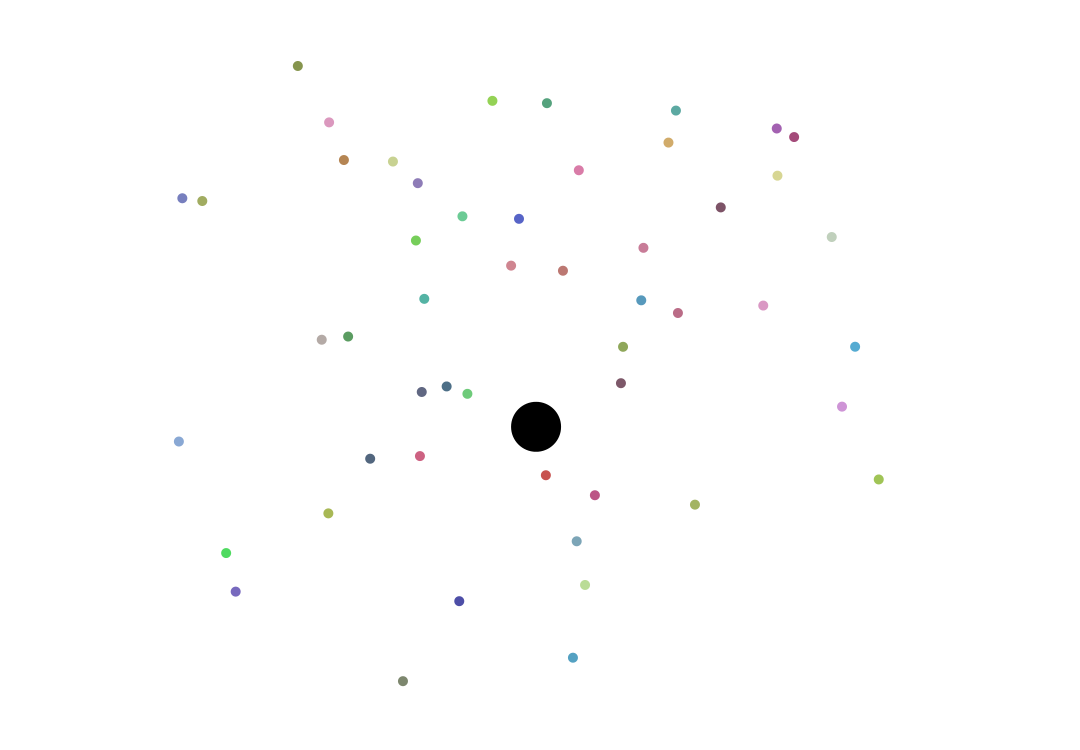
Frame 1 (no input)
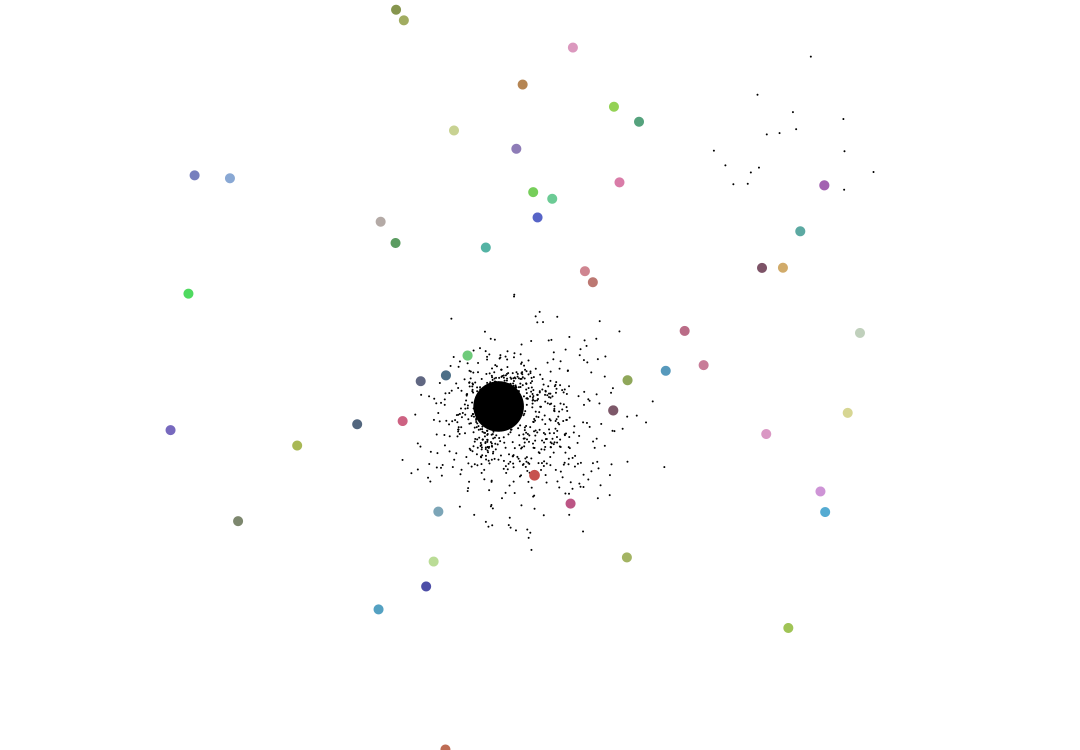
Frame 60 (the mouse pressed at the canvas centre just before this capture)
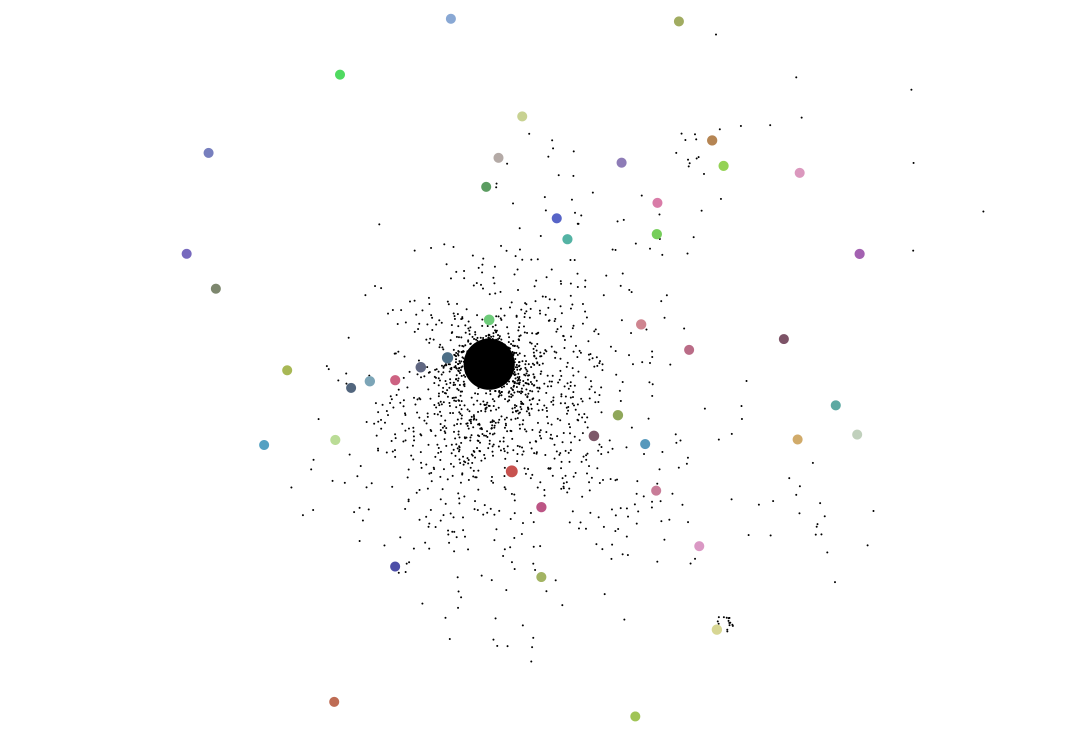
Frame 120 (the mouse held since frame 60 and released just before this capture)

The Processing sketch that drew these frames (run headless with seeded random() and noise(); from frame 60 on, the mouse is pressed at the canvas centre):

// Processing sketch: MultipleAgentsonAgents
// ── MultipleAgentsonAgents.pde
//Set Color Values: fill(r,g,b)
float white = 255;
float black = 0;

//Sun Energy
float startingEnergy = 50;
float maxSunEnergy = 75;

float upperBound = 150;
float lowerBound = 50;
//Smaller planet's energy
float planetDefault = 10;

// NEW
float planetsToStart = random(35,60);
float lowerPlanetRadius = 75;
float upperPlanetRadius = 400;

//Casting an Arraylist as the class, calling emits to create new list
ArrayList<emitter> emitterList = new ArrayList();
// NEW

ArrayList<planetAgent> planetList = new ArrayList();

// Custom arctan function
float arctan(float x, float y) {
  if (x > 0 && y < 0) return atan(y/x);
  if (x > 0 && y > 0) return 2*PI - atan(-y/x);
  if (x < 0 && y < 0) return PI + atan(y/x);
  else return PI + atan(y/x);
}
/////////////////////////////////////////////////////////////////////////////////////////////////////
//---------------------------------------------------------------------------------------------------
/////////////////////////////////////////////////////////////////////////////////////////////////////

//SunAgent
class sunAgent{
  //Setting the amount of particles it can have
  float radius;
  float planetSpeed;
  float sunCurrentEnergy;
  boolean goodColor;
  float x;
  float y;
  
  //Constructor for the class
  sunAgent(){
    //Setting the global to the current energy, and only changing the Current variable
    this.sunCurrentEnergy = startingEnergy;
    this.goodColor = false;        
    float angle = random(2*PI);
    float CX = cos(angle);
    float SX = sin(angle);
    this.radius = (upperBound - lowerBound)/planetsToStart + lowerBound;
    this.x = this.radius*CX;
    this.y = this.radius*SX;
    this.planetSpeed = random(0.001,0.015);
     
  }
  void update(){
   //CONDITIONS
   //Capturing radius as the starting energy
   // grow condition is when mouse is pressed and inside
    float angle = arctan(this.x, this.y);
    this.x = this.radius*cos(angle + planetSpeed);
    this.y = this.radius*sin(angle + planetSpeed);
     
     if (pow(this.x+width/2,2)+pow(this.y+height/2,2) <= pow(this.sunCurrentEnergy, 2)/4) this.sunCurrentEnergy /= 1.03;
     
     else this.sunCurrentEnergy += 0.01;
     int numToEmit = floor(sunCurrentEnergy / 4);
     //new instance of emitter added to list
     //starting at 0, but adding a size of +1 to start at 1, when moving though, need to change indexes after that in the list
     for (int i = 0; i < numToEmit; i++) emitterList.add(new emitter(this.x+width/2, this.y+height/2, this.sunCurrentEnergy/2));
    
     // check to see if hit by emitters for Super(tm) sun punish!
     for (int i = 0; i < emitterList.size(); i++) {
      emitter tmp = emitterList.get(i);
      if (pow(tmp.x, 2) + pow(tmp.y, 2) <= pow(this.sunCurrentEnergy, 2)) {
        emitterList.remove(i);
      }
     }
   
   
      // Lets punish when the sun isnt a good color
   if (goodColor) {
     // flag to seeing if sun is hit while good color (multiplicity is ignored)
     boolean tmpFlag = false;
     for (int i = 0; i < emitterList.size(); i++) {
      emitter tmp = emitterList.get(i);
      if (pow(tmp.x, 2) + pow(tmp.y, 2) <= pow(this.sunCurrentEnergy,2)) {
        emitterList.remove(i);
        tmpFlag = true;
      }
     }
   }

   
  }
  void draw(){
    //color change
    if (goodColor) fill(white,white,white,white);
    //starting color is black
    else fill(black,black,black);
    ellipse(this.x+width/2,this.y+height/2,this.sunCurrentEnergy,this.sunCurrentEnergy);
    fill(white,white,white);
    //A Few Text Stats
    //textSize(10);
    //SunEnergySize
    //text(sunCurrentEnergy,width/16,height/16);
    //Amount of particles
    //text(emitterList.size(), width/16, height/13);

  }  
}
/////////////////////////////////////////////////////////////////////////////////////////////////////
//---------------------------------------------------------------------------------------------------
/////////////////////////////////////////////////////////////////////////////////////////////////////

//PlanetAgent

class planetAgent{
  //set to default planet size
  float planetRadius = planetDefault;
  float radius;
  float planetSpeed;
  float x;
  float y;
  color colOR;
  
  planetAgent(int index, float lowBound, float uppBound) {
    // y = mx + b
    this.colOR = color(random(75,225), random(75,225), random(75,225));
    float angle = random(2*PI);
    float CX = cos(angle);
    float SX = sin(angle);
    this.radius = (uppBound - lowBound)*index/planetsToStart + lowBound;
    this.x = this.radius*CX;
    this.y = this.radius*SX;
    this.planetSpeed = random(0.001,0.015);
  } 

  void update() {
    float angle = arctan(this.x, this.y);
    this.x = this.radius*cos(angle + planetSpeed);
    this.y = this.radius*sin(angle + planetSpeed);
    
    // emitter collisions
    for (int i = 0; i < emitterList.size(); i++) {
      emitter tmp = emitterList.get(i);
      if (pow(tmp.x - this.x - width/2, 2) + pow(tmp.y - this.y - height/2, 2) <= pow(this.planetRadius/2, 2)) {
        emitterList.remove(i);
        this.planetRadius += 0.05;
        this.planetSpeed += 0.0001;
      }
    }
    
    // Lets check for planet collisions ;)
    for (int i = 0; i < planetList.size(); i++) {
      planetAgent tmp = planetList.get(i);
      // check to make sure planet doesnt collide with itself
      if (tmp.planetRadius >= 65){
        planetList.remove(tmp);
        for (int j = 0; j < floor(this.planetRadius*2); j++) 
          emitterList.add(new emitter(this.x + width/2, this.y + height/2, this.planetRadius/2));
      }
      else if (tmp.x != this.x && tmp.y != this.y) {
        // check to see if other planet is in radius
        if (pow(tmp.x - this.x, 2) + pow(tmp.y - this.y, 2) <= pow(this.planetRadius + tmp.planetRadius, 2)/4) {
          // destroy planet and explode
          planetList.remove(i);
          for (int j = 0; j < floor(this.planetRadius*2); j++) 
          emitterList.add(new emitter(this.x + width/2, this.y + height/2, this.planetRadius/2));
        }
      }
    }
  }
  void draw(){
    fill(this.colOR);
    ellipse(this.x + width/2,this.y + height/2,planetRadius,this.planetRadius);

  }
}
/////////////////////////////////////////////////////////////////////////////////////////////////////
//---------------------------------------------------------------------------------------------------
/////////////////////////////////////////////////////////////////////////////////////////////////////

sunAgent sunLeft;

void setup(){
  //Deleteing the line around the ellipses
  noStroke();
  size(1080,750);
  fill(white,white,white);
  frameRate(30);
  sunLeft = new sunAgent();

  
  background(255);
  
  // NEW
  for (int i = 0; i < planetsToStart; i++) planetList.add(new planetAgent(i, lowerPlanetRadius, upperPlanetRadius));
  }

void draw(){
  background(255);
  for (int i = 0; i < emitterList.size(); i++){
           //drawing a particle and updating
           emitter tmp = emitterList.get(i);
           tmp.update();
           tmp.draw();
  }
 
  // NEW
  for (int i = 0; i < planetList.size(); i++ ) {
    planetAgent tmp = planetList.get(i);
    tmp.update();
    tmp.draw();
  }
  if (planetList.size()<=40){
    for (int i = 0; i < planetsToStart; i++) planetList.add(new planetAgent(i, lowerPlanetRadius, upperPlanetRadius));
    
  }
  sunLeft.update();
  sunLeft.draw();

}

/////////////////////////////////////////////////////////////////////////////////////////////////////
//---------------------------------------------------------------------------------------------------
/////////////////////////////////////////////////////////////////////////////////////////////////////
//DO NOT TOUCH
class emitter {
    //declaring variables of the particle to be emitted
    float Vx,Vy,x,y,rad;
    //Constructor for a new instance of a new particle
    emitter(float xCenter, float yCenter, float radius) {
      float speedMag = random(2);
      float angle = random(2*PI);
      float CX = cos(angle);
      float SX = sin(angle);
      x = radius*CX + xCenter;
      y = radius*SX + yCenter;
      Vx = speedMag*CX;
      Vy = speedMag*SX;
      rad = 2;
    }
    
    int search(float X, float Y, float Vx, float Vy) {
      for (int i = 0; i < emitterList.size(); i++) {
       emitter tmp = emitterList.get(i);
       if (tmp.x == X && tmp.y == Y && tmp.Vx == Vx && tmp.Vy == Vy) return i;
      }
      // This case should never get called, throw a sentinel value
      return -1;
    }
    
    //changing the position of the emitted particle, based on velocity
    void update() {
      x += Vx;
      y += Vy;
      //checking if the particle is offscreen
      if (x < 0 || x > width || y < 0 || y > height) {
        //Find index of this instance (its index)
        //adjust the arrays if the particle is gone
        int index = this.search(this.x, this.y, this.Vx, this.Vy);
        // emitter.remove(index) to remove this element from the list (since it is out of view)
        emitterList.remove(index);
      }
    }
    // drawing the particle
    void draw() {
      //fill(random(255),random(255),random(255));
      fill(black,black,black);
      ellipse(x,y,rad,rad);
      
   }
}
